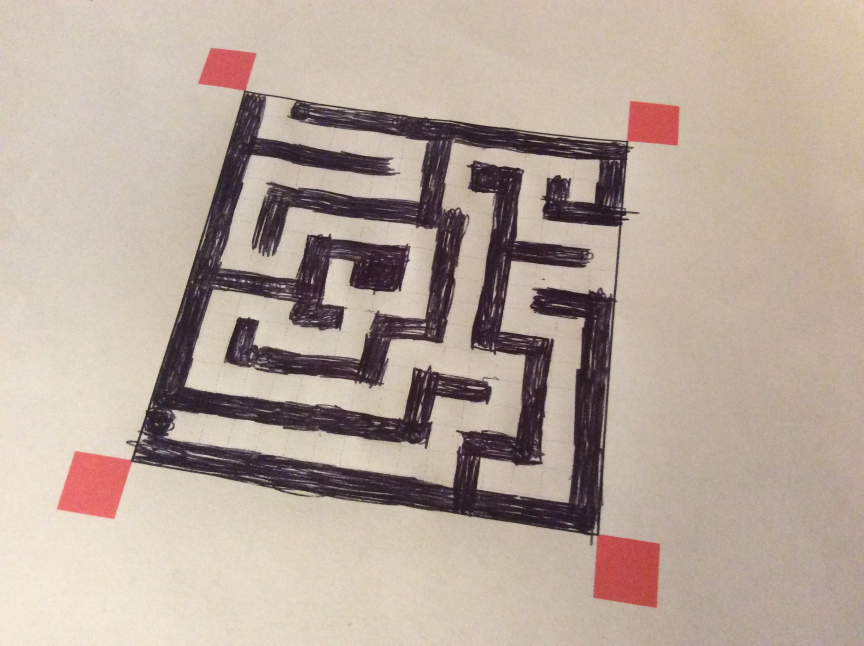
#> input picture @games/maze-cv-master/Test Images/photo1.jpg, 2592 x 1936 px (shown at 1/3 size)
$ python mazeGen.py
#> lines starting #> are read from the running program, lines starting #| are printed output that depends on the picture
### games/maze-cv/CV/redFinder.py
'''Can find red objects in an image. Can also find inside coordinates of a rectangle formed by 4 red squares. '''
from __future__ import print_function

from PIL import Image, ImageFilter
from colorsys import rgb_to_hsv


#----------MINOR FUNCTIONS----------#

def bfs(graph,start):
	# Breadth-first search to find pixels connected
	# graph is array with some pixels true and others false
	# start is x, y
	if not graph[start[0]][start[1]]:
		return
	visited = []
	w, h = len(graph)-1, len(graph[0])-1
	queue = [start]
	while queue:
		x, y = queue.pop(0)
		neighbors = []
		if x<w:
			neighbors.append((x+1,y))
		if x>0:
			neighbors.append((x-1,y))
		if y<h:
			neighbors.append((x,y+1))
		if y>0:
			neighbors.append((x,y-1))
		for n in neighbors:
			if n not in visited and graph[n[0]][n[1]]:
				visited.append(n)
				queue.append(n)
	return visited

def rgb2hsv(*args):
	# RGB input out of (255,255,255)
	# HSV output out of (360,255,255)
	if len(args) == 1:
		r,g,b = [c/255.0 for c in args[0]]
	else:
		r,g,b = [c/255.0 for c in args]

	h,s,v = rgb_to_hsv(r,g,b)
	return h*360,s*255,v*255

# [4 lines left out: function manhattan, not called in this run]


#----------MAIN FUNCTIONS----------#

def findRed(i):
	'''Return `clusters`, a list for each red object in `i` that
	contains all the pixel coordinates which make up that object'''
	i=i.convert('RGB')
	width,height=i.size
	#Apply gaussian blur
	blur = i.filter(ImageFilter.GaussianBlur(radius=max(i.size)/300))
	load = i.load()
	#Find red regions
	redMap = [[0 for _ in range(height)] for _ in range(width)]
	for y in range(height):
		for x in range(width):
			h,s,v=rgb2hsv(load[x,y])
			if (h < 20 or h > 330) and s > 100 and v > 100:
				redMap[x][y] = 1

	#Depth-first search on one pixel in each object to identify separate red objects
	visited = []
	clusters = []
	for y in range(height):
		for x in range(width):
			if not (x, y) in visited:
				cluster = bfs(redMap, (x, y))
				if cluster is not None:
					clusters.append(cluster)
					visited += cluster
	#Exclude smaller clusters (accidental red pixels) so that clusters only include objects.
	return [c for c in clusters if len(c)>5]

def cornerCoords(image):
	'''Return inside corners of all red corners in image'''
	p = image.resize((100*image.size[0]/image.size[1], 100))
	#record scale of shrinkage
	scale = [x/float(y) for x,y in zip(image.size, p.size)][0]

	#Find red objects
	clusters = findRed(p)
	# only top 4 with aspect ratios closest to 1
	def aspect(cluster):
		x, y = zip(*cluster)
		w = max(x)-min(x)
		h = max(y)-min(y)
		return float(max(w,h))/float(min(w,h))
	squarest = sorted(clusters, key=aspect)[:4]
	XandYs = [zip(*c) for c in squarest]
	centers = [[int(sum(list(x))/len(list(x))) for x in c] for c in XandYs]

	topLeft,topRight=[squarest[centers.index(c)] for c in sorted(sorted(centers,key=lambda x:x[1])[:2],key=lambda x:x[0])]
	botLeft,botRight=[squarest[centers.index(c)] for c in sorted(sorted(centers,key=lambda x:x[1])[2:],key=lambda x:x[0])]

	bboxTL = max(zip(*topLeft)[0]),max(zip(*topLeft)[1])
	tl = min(topLeft, key=lambda xy: manhattan(xy,bboxTL))
	bboxTR = min(zip(*topRight)[0]),max(zip(*topRight)[1])
	tr = min(topRight, key=lambda xy: manhattan(xy,bboxTR))
	bboxBL = max(zip(*botLeft)[0]),min(zip(*botLeft)[1])
	bl = min(botLeft, key=lambda xy: manhattan(xy,bboxBL))
	bboxBR = min(zip(*botRight)[0]),min(zip(*botRight)[1])
	br = min(botRight, key=lambda xy: manhattan(xy,bboxBR))

	scaled= [tuple([int(c*scale) for c in point]) for point in [tl,tr,br,bl]]
	l = image.load()
	return scaled


# [13 lines that do not run on import are left out]

### @games/maze-cv-master/CV/mazeGen.py
'''Main module, puts together all CV modules'''
from PIL import Image
import bradley, perspective, redFinder

def finalScan(image):
	'''Generate a clean maze image from a photo of the maze template'''
	sm=min(image.size)

	#Find red corners
	corners = redFinder.cornerCoords(image)
	p=image.convert('L')

	#Apply perspective transform
	transformed=perspective.transform(corners,perspective.squarecorners(p),p).crop((0,0,sm,sm))

	#Apply thresholding
	thresh=bradley.bradley_threshold(transformed)

	#Apply second, more precise perspective transform to make image clearer/smoother
	l=thresh.load()
	#list of all black pixels
	blacks = sum([[(x, y) for x in range(thresh.size[0]) if not l[x,y]] for y in range(thresh.size[1])], [])
	thresh=perspective.transform((
		min(blacks, key=lambda x:redFinder.manhattan(x,(0,0))),
		min(blacks, key=lambda x:redFinder.manhattan(x,(sm,0))),
		min(blacks, key=lambda x:redFinder.manhattan(x,(sm,sm))),
		min(blacks, key=lambda x:redFinder.manhattan(x,(0,sm)))),
		perspective.absolutecorners(thresh), thresh)

	#crop image into 256 pieces (16x16)
	pixsize = thresh.size[0]/16
	segments = []
	for i in range(16):
		for j in range(16):
			box = (j*pixsize,i*pixsize,(j+1)*pixsize,(i+1)*pixsize)
			segments.append(thresh.crop(box))

	def blackWhite(image):
		'''Return `True` if the image is mostly white, else `False` Weigh center pixels more heavily.'''
		l=image.convert('L').load()
		w,h=image.size
		coords = sum([[(x, y) for x in range(w)] for y in range(h)],[])
		lums=[l[x,y] for x,y in coords]
		#Weights based on function y = -0.5|x-8|+4
		weights=[(-0.5*abs(x-8)+4)*(-0.5*abs(y-8)+4) for x,y in coords]
		weighted=[lum*weights[num] for num,lum in enumerate(lums)]
		return sum(weighted)/sum(weights)>127

	#Create maze image
	maze = Image.new('L',(16,16))
	l=maze.load()
	for y in range(16):
		for x in range(16):
			seg = segments[16*y+x]
			l[x,y]=blackWhite(seg)*255

	return maze

if __name__ == '__main__':
	img = Image.open('../Test Images/photo1.jpg').resize((320,240))
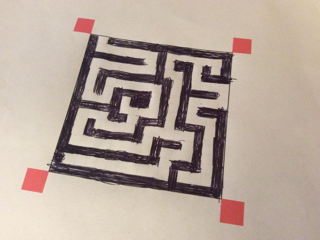
#> img: PIL image 320x240 RGB; mean R, G, B 184, 168, 156.4
	finalScan(img).show()
#> in cornerCoords, `p = image.resize((100*image.size[0]/image.size[1], 100))`:
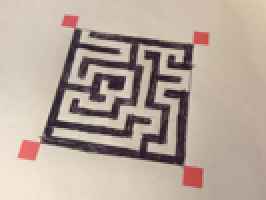
#> p: PIL image 133x100 RGB (shown 2 times larger); mean R, G, B 183.9, 168, 156.4
#> (the run stopped early here; a loop or call above may not have finished)

$ run again, with @games/maze-cv-master/Test Images/photo2.jpg copied over @games/maze-cv-master/Test Images/photo1.jpg
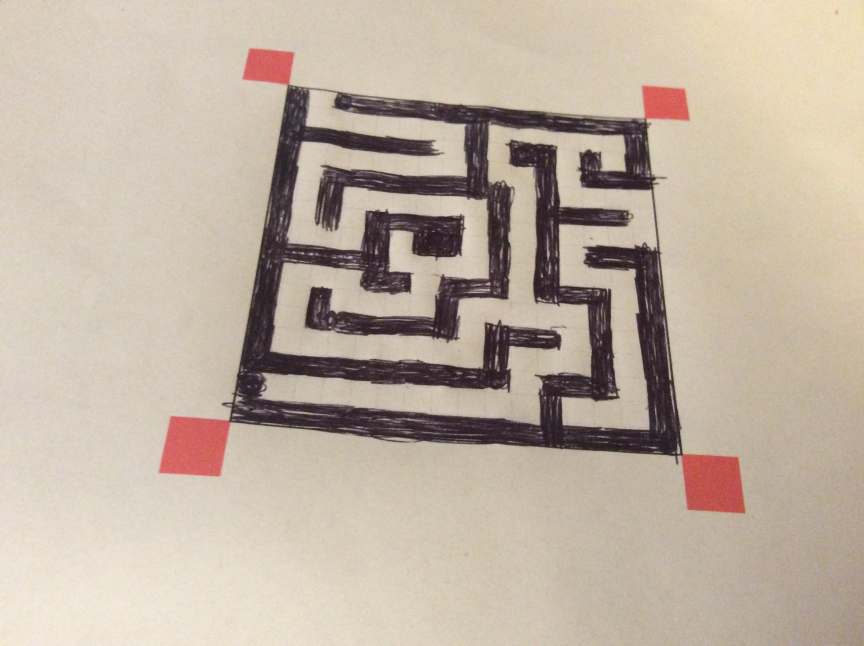
#> input picture @games/maze-cv-master/Test Images/photo2.jpg, 2592 x 1936 px (shown at 1/3 size)
#> `img = Image.open('../Test Images/photo1.jpg').resize((320,240))`:
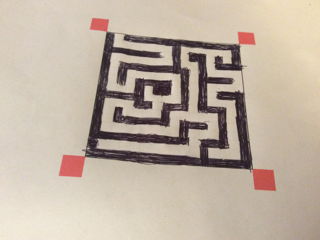
#> img: PIL image 320x240 RGB; mean R, G, B 191.6, 177.4, 162.7
#> in cornerCoords, `p = image.resize((100*image.size[0]/image.size[1], 100))`:
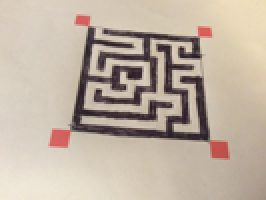
#> p: PIL image 133x100 RGB (shown 2 times larger); mean R, G, B 191.6, 177.4, 162.7
